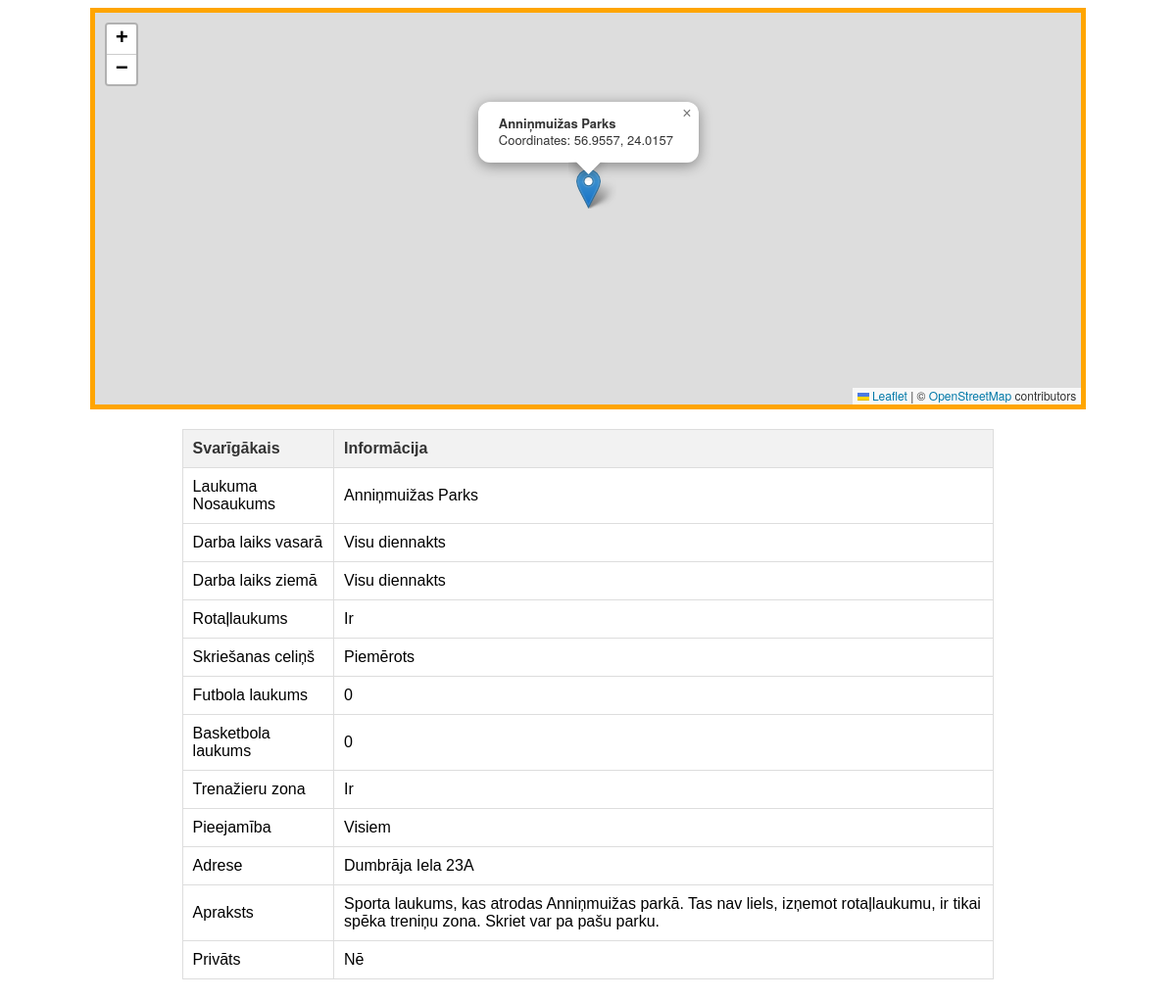
Screenshot of /apraksts.php?id_laukums=3 with the database file from the repository.
### tables this page shows
CREATE TABLE `sporta_laukums` (
  `id_laukums` int(11) NOT NULL,
  `id_mikrorajons` int(54) NOT NULL,
  `sp_nosaukums` text DEFAULT NULL,
  `longitude` decimal(10,4) DEFAULT NULL,
  `latitude` decimal(10,4) DEFAULT NULL,
  `dl_vasara` varchar(255) DEFAULT NULL,
  `dl_ziema` varchar(255) DEFAULT NULL,
  `rotallaukums` varchar(255) DEFAULT NULL,
  `skriesana` varchar(255) DEFAULT NULL,
  `futbols` int(11) DEFAULT NULL,
  `basketbols` int(11) DEFAULT NULL,
  `tr_zona` varchar(255) DEFAULT NULL,
  `pieejams` varchar(255) DEFAULT NULL,
  `adrese` varchar(255) DEFAULT NULL,
  `apraksts` varchar(255) DEFAULT NULL,
  `privats` varchar(255) DEFAULT NULL,
  `zona_` int(11) DEFAULT NULL
);

### htdocs/apraksts.php (the view, shortened to what this page needs)
<!DOCTYPE html>
<html lang="en">
<head>
    <link rel="stylesheet" href="https://unpkg.com/leaflet@1.7.1/dist/leaflet.css" />
</head>
<body>
    <div id="map"></div>
    <?php
    include("config/db.php");
    if (isset($_GET['id_laukums'])) {
        $selectedId = mysqli_real_escape_string($conn, $_GET['id_laukums']);
        $sql = "SELECT sp_nosaukums, dl_vasara, dl_ziema, rotallaukums, skriesana, futbols, basketbols, tr_zona, pieejams, adrese, apraksts, privats
                FROM sporta_laukums
                WHERE id_laukums = '$selectedId'";
        $result = $conn->query($sql);
        if ($result->num_rows == 1) {
            echo "<table>";
            echo "<tr>";
            echo "<th>Svarīgākais</th><th>Informācija</th>";
            echo "</tr>";
            $row = $result->fetch_assoc();
            $attributeNames = array(
                'sp_nosaukums' => 'Laukuma Nosaukums',
                'dl_vasara' => 'Darba laiks vasarā',
                'dl_ziema' => 'Darba laiks ziemā',
                'rotallaukums' => 'Rotaļlaukums',
                'skriesana' => 'Skriešanas celiņš',
                'futbols' => 'Futbola laukums',
                'basketbols' => 'Basketbola laukums',
                'tr_zona' => 'Trenažieru zona',
                'pieejams' => 'Pieejamība',
                'adrese' => 'Adrese',
                'apraksts' => 'Apraksts',
                'privats' => 'Privāts'
            );
            foreach ($row as $key => $value) {
                echo "<tr>";
                echo "<td>{$attributeNames[$key]}</td><td>$value</td>";
                echo "</tr>";
            }
            echo "</table>";
        } else {
            echo "No data found for Sporta Laukums ID: $selectedId";
        }
    } else {
        echo "ID not specified in the URL";
    }
    ?>
</body>
</html>

### htdocs/apraksts.php (style rules this page uses)
#map { height: 400px; width: 85%; margin: 0 auto; border: 5px solid orange; }
body { font-family: 'Arial', sans-serif; }
table { width: 70%; border-collapse: collapse; margin: 20px auto; }
th, td { border: 1px solid #ddd; padding: 10px; text-align: left; }
th { background-color: #f2f2f2; color: #333; }

### rows the page displays
sporta_laukums: sp_nosaukums "Anniņmuižas Parks", dl_vasara "Visu diennakts", dl_ziema "Visu diennakts", rotallaukums "Ir", skriesana "Piemērots", futbols "0", basketbols "0", tr_zona "Ir", pieejams "Visiem", adrese "Dumbrāja Iela 23A", apraksts "Sporta laukums, kas atrodas Anniņmuižas parkā. Tas nav liels, izņemot rotaļlaukumu, ir tikai spēka treniņu zona. Skriet var pa pašu parku.", privats "Nē"

### other values shown
$attributeNames[$key] "Laukuma Nosaukums"
$attributeNames[$key] "Darba laiks vasarā"
$attributeNames[$key] "Darba laiks ziemā"
$attributeNames[$key] "Rotaļlaukums"
$attributeNames[$key] "Skriešanas celiņš"
$attributeNames[$key] "Futbola laukums"
$attributeNames[$key] "Basketbola laukums"
$attributeNames[$key] "Trenažieru zona"
$attributeNames[$key] "Pieejamība"
$attributeNames[$key] "Adrese"
$attributeNames[$key] "Apraksts"
$attributeNames[$key] "Privāts"
